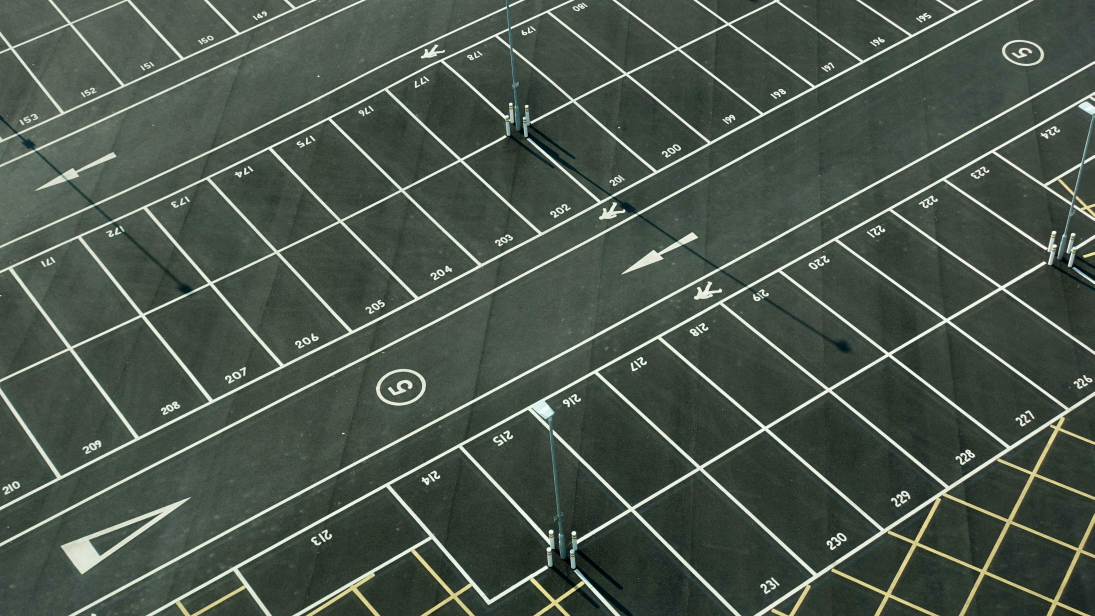
#> input picture assets/raw/large.jpg, 5472 x 3080 px, found by its file name (shown at 1/5 size)
$ python 0_full_pipeline.py   (older library calls are emulated)
#> lines starting #> are read from the running program, lines starting #| are printed output that depends on the picture; after the words box and inside, x2 and y2 are one past the last pixel; in counts of white or black regions, pixels touching at a corner belong together
### scripts/homography.py
import cv2
import numpy as np

def perspective_transform(file_name='assets/raw/large.jpg'):
#> called with file_name = 'assets/raw/large.jpg'
    file_name=file_name
    # Read the image
    img = cv2.imread(file_name)
#> img is the input picture: shape (3080, 5472, 3); mean B, G, R 76.2, 86.1, 75.4
    if img is None:
        print("Error: Could not read the image.")
        return

    # Create a copy of the image
    img_copy = img.copy()

    # List to store the four points
    points = []

    # Mouse callback function to select points
    # [22 lines left out: function select_points, not called in this run]

    # Display the image and set up the callback
    cv2.imshow('Select four points', img_copy)
    cv2.setMouseCallback('Select four points', select_points)

    # Wait for a key press
    cv2.waitKey(0)

    # If we have 4 points, perform the perspective transform
    if len(points) == 4:
        # Convert to numpy array
        points = np.array(points, dtype=np.float32)

        # Calculate the width and height of the new image
        # We'll find the maximum width and height of the quadrilateral
        width_top = np.sqrt(((points[1][0] - points[0][0]) ** 2) + ((points[1][1] - points[0][1]) ** 2))
        width_bottom = np.sqrt(((points[2][0] - points[3][0]) ** 2) + ((points[2][1] - points[3][1]) ** 2))
        width = max(int(width_top), int(width_bottom))

        height_left = np.sqrt(((points[3][0] - points[0][0]) ** 2) + ((points[3][1] - points[0][1]) ** 2))
        height_right = np.sqrt(((points[2][0] - points[1][0]) ** 2) + ((points[2][1] - points[1][1]) ** 2))
        height = max(int(height_left), int(height_right))

        # Create destination points
        dst = np.array([
            [0, 0],
            [width - 1, 0],
            [width - 1, height - 1],
            [0, height - 1]
        ], dtype=np.float32)

        # Calculate perspective transform matrix
        matrix = cv2.getPerspectiveTransform(points, dst)

        # Apply perspective transformation
        warped = cv2.warpPerspective(img, matrix, (width, height))

        # Display the warped image and save it
        cv2.imshow('Warped Image', warped)
        cv2.imwrite(f'assets/warped/{file_name[11:]}', warped)
        print("Transformed image saved as 'warped_image.jpg'")


        # Wait for a key press and then save the image
        key = cv2.waitKey(0)


    # Clean up
    cv2.destroyAllWindows()

# [2 lines that do not run on import are left out]

### scripts/feature_pipeline.py
import cv2
import numpy as np
import matplotlib.pyplot as plt

def detect_parking_bays(image_path='assets/warped/large.jpg'):
    # Read image
#> called with image_path = 'assets/warped/large.jpg'
    img = cv2.imread(image_path)
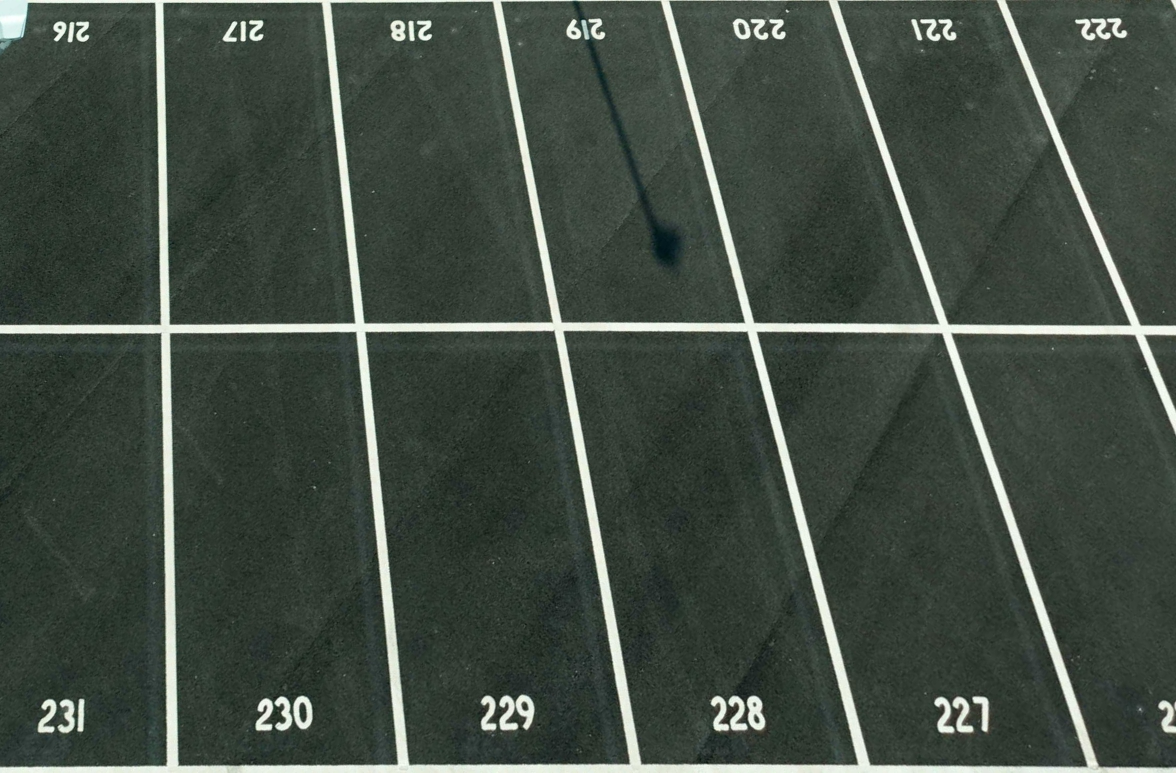
#> input picture assets/warped/large.jpg, 2352 x 1545 px, found by its file name (shown at 1/2 size)
#> img is the input picture: shape (1545, 2352, 3); mean B, G, R 67.1, 76.2, 65.9
    if img is None:
        print(f"Error: Could not read image at {image_path}")
        return

    # Step 1: Convert to grayscale
    gray = cv2.cvtColor(img, cv2.COLOR_BGR2GRAY)

    # Step 2: Apply Sobel filter for edge detection
    sobel_x = cv2.Sobel(gray, cv2.CV_64F, 1, 0, ksize=3)
    sobel_y = cv2.Sobel(gray, cv2.CV_64F, 0, 1, ksize=3)
    sobel = cv2.magnitude(sobel_x, sobel_y)
    sobel = cv2.normalize(sobel, None, 0, 255, cv2.NORM_MINMAX, dtype=cv2.CV_8U)

    # Apply threshold to get binary image
    _, binary = cv2.threshold(sobel, 50, 255, cv2.THRESH_BINARY)
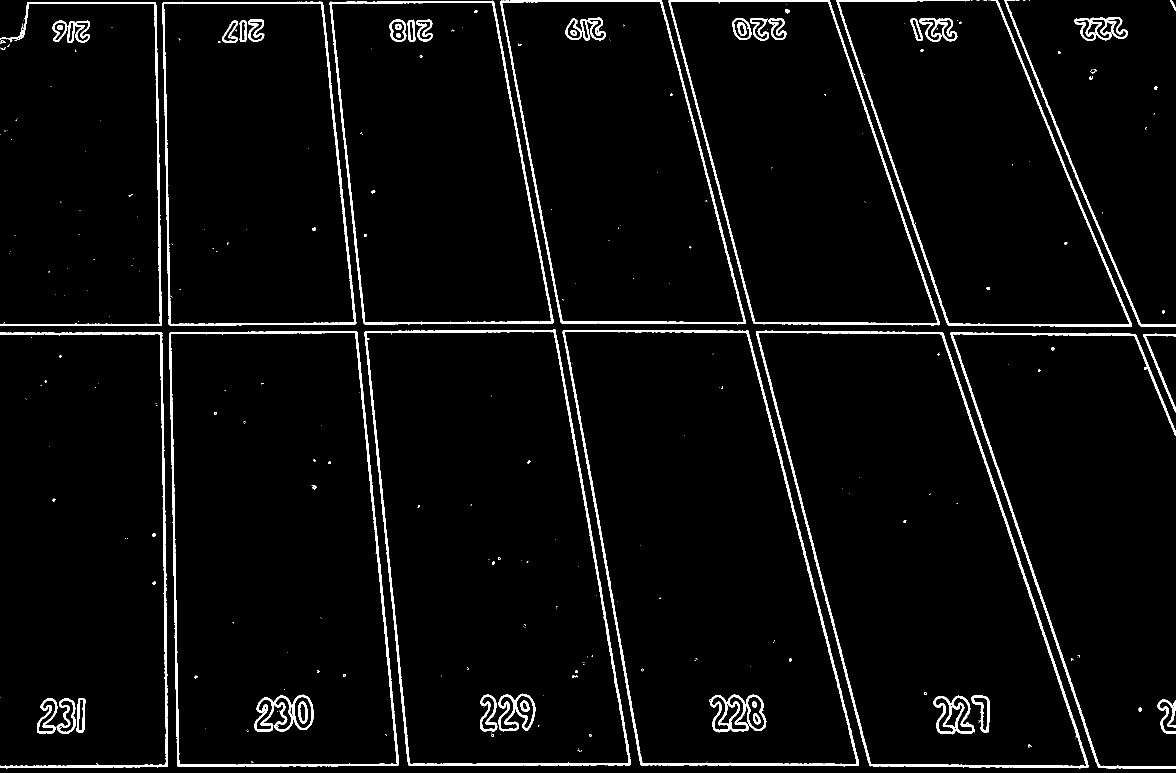
#> binary: shape (1545, 2352) (shown at 1/2 size); 3.6% white; 333 white regions (247 under 20 px), largest, box (x1, y1, x2, y2) and area: (1512, 661, 2178, 1537) 11348, (1125, 660, 1718, 1533) 10820, (729, 658, 1262, 1532) 10716

    # Step 3: Apply morphological operations to clean up
    kernel = np.ones((4, 4), np.uint8)
    # have to use larger kernal here
    binary = cv2.morphologyEx(binary, cv2.MORPH_CLOSE, kernel, iterations=2)
#> binary: shape (1545, 2352); 4.2% white; 200 white regions (130 under 20 px), largest, box (x1, y1, x2, y2) and area: (1514, 663, 2180, 1539) 11526, (1127, 662, 1720, 1535) 11012, (731, 660, 1264, 1534) 10987
    binary = cv2.morphologyEx(binary, cv2.MORPH_OPEN, kernel, iterations=1)
#> binary: shape (1545, 2352); 3.9% white; 576 white regions (141 under 20 px), largest, box (x1, y1, x2, y2) and area: (346, 665, 801, 1537) 8791, (0, 668, 339, 1539) 5509, (1741, 953, 2180, 1539) 4915

    # Step 4: Apply Watershed algorithm
    # Distance transform
    dist_transform = cv2.distanceTransform(255 - binary, cv2.DIST_L2, 5)
    _, sure_fg = cv2.threshold(dist_transform, 0.5 * dist_transform.max(), 255, 0)
#> sure_fg: shape (1545, 2352) float32; 7.6% white; 16 white regions (1 under 20 px), largest, box (x1, y1, x2, y2) and area: (0, 219, 179, 511) 50226, (2118, 829, 2352, 1267) 47214, (1300, 808, 1491, 1262) 45513
    sure_fg = np.uint8(sure_fg)

    # Find unknown region
    sure_bg = cv2.dilate(255 - binary, kernel, iterations=3)
#> sure_bg: shape (1545, 2352); 99.7% white; 50 black regions (16 under 20 px), largest, box (x1, y1, x2, y2) and area: (789, 48, 864, 83) 1280, (1010, 0, 1324, 5) 1233, (1141, 45, 1210, 80) 1097
    unknown = cv2.subtract(sure_bg, sure_fg)
#> unknown: shape (1545, 2352); 92.1% white; 66 black regions (17 under 20 px)

    # Marker labelling
    _, markers = cv2.connectedComponents(sure_fg)
#> markers: shape (1545, 2352) int32; 17 distinct labels, from 0 to 16
    markers = markers + 1
#> markers: shape (1545, 2352) int32; 17 distinct labels, from 1 to 17
    markers[unknown == 255] = 0
#> markers: shape (1545, 2352) int32; 18 distinct labels, from 0 to 17

    # Apply watershed
    markers = cv2.watershed(img, markers)
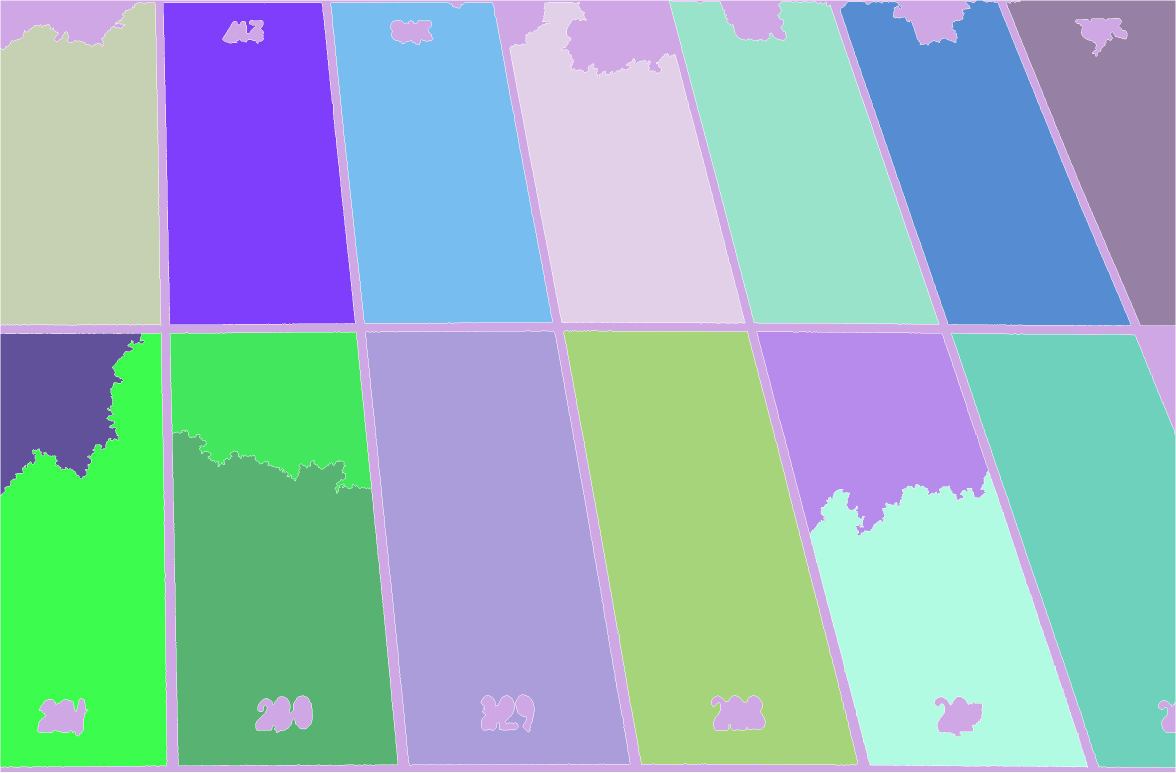
#> markers: shape (1545, 2352) int32 (shown at 1/2 size); 18 distinct labels, from -1 to 17; one colour per label, 0 black, -1 white

    # Create a copy of original image
    img_result = img.copy()
    img_result[markers == -1] = [0, 0, 255]  # Mark boundaries in red
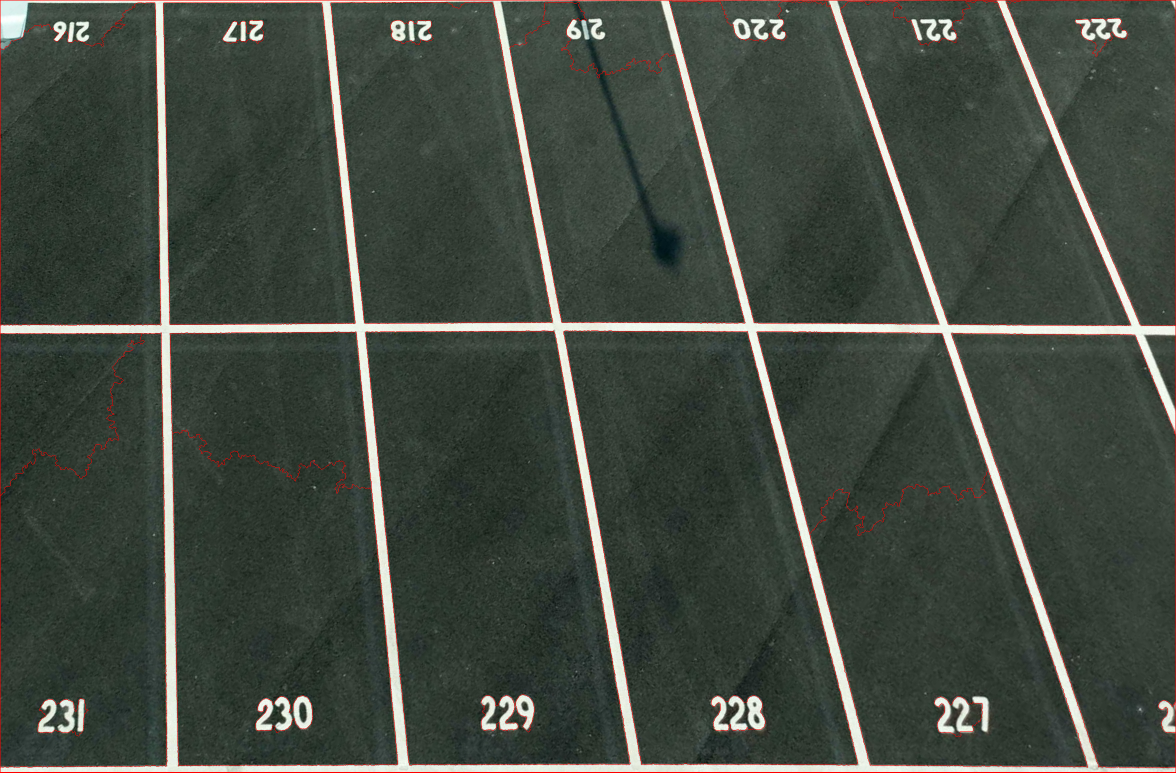
#> img_result: shape (1545, 2352, 3) (shown at 1/2 size); 1.08% of pixels changed, all inside (x1, y1, x2, y2) = (0, 0, 2352, 1545)

    # Count regions (excluding background and boundaries)
    num_bays = len(np.unique(markers)) - 2  # -1 (boundaries) and 1 (background)
#> num_bays = 16

    # Step 5: Estimate parking bay organization (rows and columns)
    # Find contours of parking bays
    markers_copy = markers.copy()
    markers_copy[markers_copy <= 1] = 0  # Remove background and boundaries
#> markers_copy: shape (1545, 2352) int32; 17 distinct labels, from 0 to 17
    markers_copy = markers_copy.astype(np.uint8)
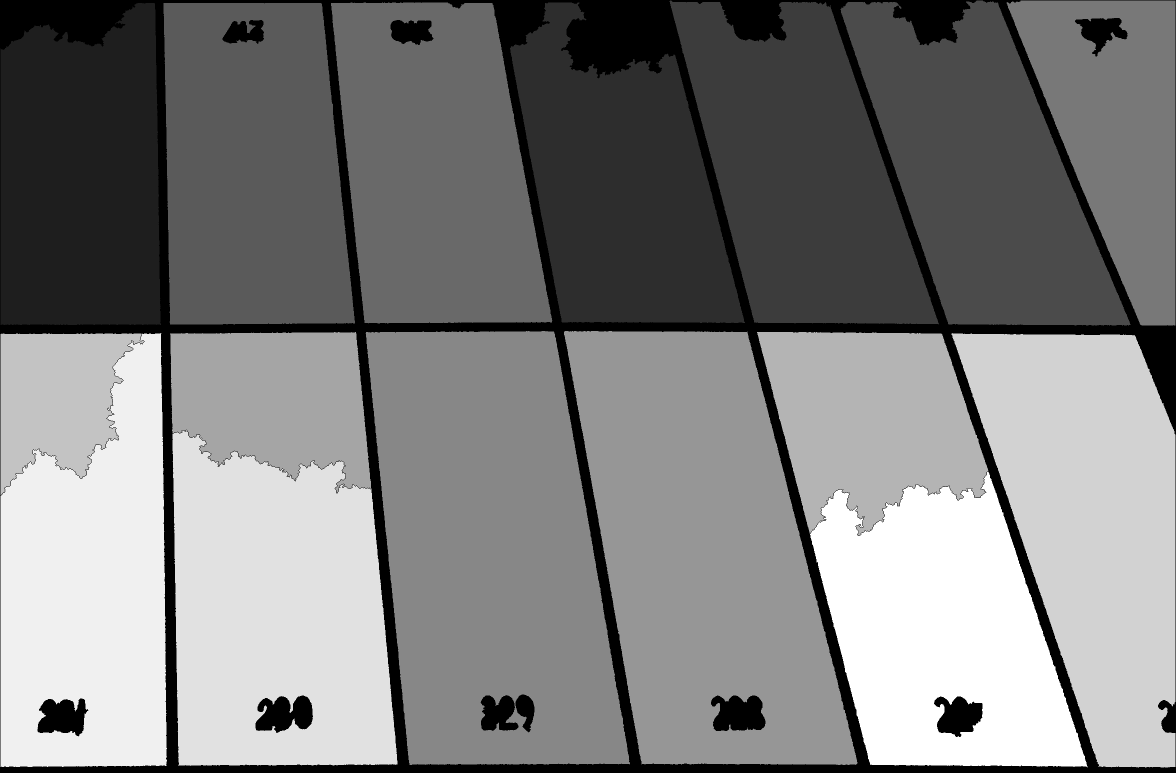
#> markers_copy: shape (1545, 2352) (shown at 1/2 size); min 0, max 17, mean 8.52; drawn with min black and max white
    contours, _ = cv2.findContours(markers_copy, cv2.RETR_EXTERNAL, cv2.CHAIN_APPROX_SIMPLE)
#> contours = 13 contours; largest, box (x1, y1, x2, y2) and area: (731, 662, 1260, 1530) 353682, (340, 664, 795, 1532) 348991, (1514, 664, 2175, 1535) 346925, (1128, 662, 1715, 1530) 344651, (1, 666, 334, 1534) 281894

    # Filter out small contours
    min_area = 100
    valid_contours = [c for c in contours if cv2.contourArea(c) > min_area]
#> valid_contours has the same summary as contours

    # Get bounding boxes for each parking bay
    bboxes = [cv2.boundingRect(c) for c in valid_contours]
#> bboxes = 13 items, first 6: (1903, 666, 448, 869), (1, 666, 333, 868), (1514, 664, 661, 871), (340, 664, 455, 868), (1128, 662, 587, 868), (731, 662, 529, 868)

    # Extract all centerpoints
    centers = [(int(x + w/2), int(y + h/2)) for (x, y, w, h) in bboxes]
#> centers = [(2127, 1100), (167, 1100), (1844, 1099), (567, 1098), (1421, 1096), (995, 1096), (518, 327), (161, 328), (1255, 325), (883, 326), (2182, 326), (1971, 326), (1608, 325)]

    # Draw centers on the image
    for center in centers:
        cv2.circle(img_result, center, 5, (0, 255, 0), -1)
#> this loop made 13 passes
#> img_result: shape (1545, 2352, 3); 0.03% of pixels changed, all inside (x1, y1, x2, y2) = (156, 320, 2188, 1106)

    # Estimate rows and columns using K-means clustering if we have enough points
    if len(centers) > 2:
        # Convert centers to numpy array
        centers_array = np.array(centers, dtype=np.float32)
#> centers_array = 13 rows, first 8: [2127, 1100], [167, 1100], [1844, 1099], [567, 1098], [1421, 1096], [995, 1096], [518, 327], [161, 328]

        # Sort centers by y-coordinate (row)
        centers_sorted_y = sorted(centers, key=lambda c: c[1])
#> centers_sorted_y = [(1255, 325), (1608, 325), (883, 326), (2182, 326), (1971, 326), (518, 327), (161, 328), (1421, 1096), (995, 1096), (567, 1098), (1844, 1099), (2127, 1100), (167, 1100)]

        # Calculate average height of a bay
        y_coords = [c[1] for c in centers_sorted_y]
#> y_coords = [325, 325, 326, 326, 326, 327, 328, 1096, 1096, 1098, 1099, 1100, 1100]
        y_diffs = [y_coords[i+1] - y_coords[i] for i in range(len(y_coords)-1)]
#> y_diffs = [0, 1, 0, 0, 1, 1, 768, 0, 2, 1, 1, 0]
        avg_height = np.mean(y_diffs) if y_diffs else 0
#> avg_height = 64.58

#============================================================
        # Change to 30% instead, can play around with this
        row_group_factor = 0.9  # e.g., 0.3 = 30%
        threshold = row_group_factor * avg_height
#> threshold = 58.12
#============================================================

        # Group into rows
        row_clusters = []
        current_row = [centers_sorted_y[0]]
#> current_row = [(1255, 325)]

        for i in range(1, len(centers_sorted_y)):
            if abs(centers_sorted_y[i][1] - current_row[0][1]) <= threshold:
                current_row.append(centers_sorted_y[i])
            else:
                row_clusters.append(current_row)
                current_row = [centers_sorted_y[i]]
#> this loop made 12 passes
#> after the loop, row_clusters = [[(1255, 325), (1608, 325), (883, 326), (2182, 326), (1971, 326), (518, 327), (161, 328)]]

        if current_row:
            row_clusters.append(current_row)

        # Count columns in each row
        columns = [len(row) for row in row_clusters]
#> columns = [7, 6]
        avg_columns = int(np.mean(columns)) if columns else 0
#> avg_columns = 6
        num_rows = len(row_clusters)
#> num_rows = 2

        # Create a simple visualization of the parking lot structure
        structure_img = np.zeros((img.shape[0], img.shape[1], 3), dtype=np.uint8)

        for i, row in enumerate(row_clusters):
            for j, center in enumerate(sorted(row, key=lambda c: c[0])):
                cv2.circle(structure_img, center, 10, (0, 255, 0), -1)
                cv2.putText(structure_img, f"{i+1},{j+1}",
                           (center[0]-20, center[1]+5), cv2.FONT_HERSHEY_SIMPLEX,
                           0.5, (255, 255, 255), 1)
#> this loop made 2 passes
    else:
        num_rows = 0
        avg_columns = 0
        structure_img = np.zeros_like(img)

    # Display results
    plt.figure(figsize=(15, 10))
    plt.subplot(231), plt.imshow(cv2.cvtColor(img, cv2.COLOR_BGR2RGB)), plt.title('Original')
    plt.subplot(232), plt.imshow(gray, cmap='gray'), plt.title('Grayscale')
    plt.subplot(233), plt.imshow(sobel, cmap='gray'), plt.title('Sobel Filter')
    plt.subplot(234), plt.imshow(binary, cmap='gray'), plt.title('Binary')
    plt.subplot(235), plt.imshow(cv2.cvtColor(img_result, cv2.COLOR_BGR2RGB)), plt.title(f'Detected Bays: {num_bays}')
    plt.subplot(236), plt.imshow(cv2.cvtColor(structure_img, cv2.COLOR_BGR2RGB)), plt.title(f'Structure: ~{num_rows} rows x ~{avg_columns} columns')

    plt.tight_layout()
    plt.show()

    return num_rows, avg_columns, num_bays

#Structure: ~{num_rows} rows x ~{avg_columns} columns -> to plug in to digital twin


# [4 lines that do not run on import are left out]

### scripts/digital_twin.py
import matplotlib.pyplot as plt
import matplotlib.patches as patches

def draw_car_park(rows=2, cols=9, bay_width=2.6, bay_length=5.0):
    fig, ax = plt.subplots(figsize=(cols * bay_width / 1.5, rows * bay_length / 3))
    ax.set_xlim(0, cols * bay_width)
    ax.set_ylim(0, rows * bay_length)
    ax.set_xticks([])
    ax.set_yticks([])
    ax.set_aspect('equal')
    ax.set_frame_on(False)

    for row in range(rows):
        for col in range(cols):
            x = col * bay_width
            y = (rows - row - 1) * bay_length  # Flip y to match expected layout
            rect = patches.Rectangle((x, y), bay_width, bay_length, linewidth=1, edgecolor='black', facecolor='lightgray')
            ax.add_patch(rect)
            ax.text(x + bay_width / 2, y + bay_length / 2, f"{row+1},{col+1}",
                    ha='center', va='center', fontsize=12, color='black')

    plt.show()


# [2 lines that do not run on import are left out]

### scripts/0_full_pipeline.py
from homography import perspective_transform
from feature_pipeline import detect_parking_bays
from digital_twin import draw_car_park
import cv2
import numpy as np
import matplotlib.pyplot as plt

#Change the file name below to the car park image you want to process
file_name='assets/raw/large.jpg'

#This saves the transformed file under assets/warped
perspective_transform(file_name='assets/raw/large.jpg')

#Detect parking bays and produce the number of rows and columns of the car park visible in the selected area
image_path=f"assets/warped/{file_name[11:]}"
rows, cols, bays = detect_parking_bays(image_path=image_path)
#> rows = 2; cols = 6; bays = 16

#This will draw the digital twin of the car park
draw_car_park(rows=rows, cols=cols)
#> in draw_car_park, `plt.show()`:
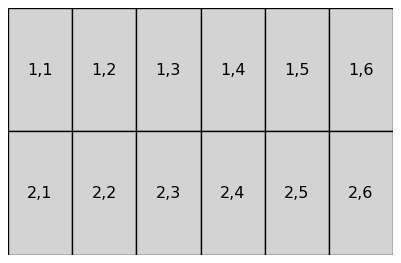
#> figure drawn by matplotlib, 1 panel
